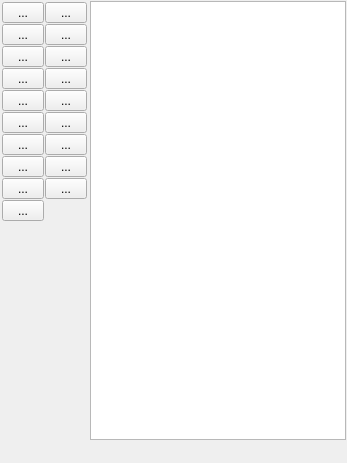
  <widget class="QWidget" name="centralwidget">
   <layout class="QGridLayout" name="gridLayout_3">
    <property name="margin">
     <number>1</number>
    </property>
    <property name="spacing">
     <number>2</number>
    </property>
    <item row="6" column="0" colspan="3">
     <spacer name="verticalSpacer">
      <property name="orientation">
       <enum>Qt::Vertical</enum>
      </property>
      <property name="sizeHint" stdset="0">
       <size>
        <width>20</width>
        <height>161</height>
       </size>
      </property>
     </spacer>
    </item>
    <item row="0" column="3" rowspan="7">
     <widget class="EditorView" name="graphicsView">
      <property name="acceptDrops">
       <bool>false</bool>
      </property>
      <property name="renderHints">
       <set>QPainter::Antialiasing|QPainter::TextAntialiasing</set>
      </property>
     </widget>
    </item>
    <item row="7" column="0" colspan="4">
     <widget class="PaletteBarWidget" name="widgetPalette" native="true">
      <property name="minimumSize">
       <size>
        <width>0</width>
        <height>20</height>
       </size>
      </property>
     </widget>
    </item>
    <item row="5" column="0" colspan="3">
     <widget class="QFrame" name="frame_2">
      <property name="frameShape">
       <enum>QFrame::NoFrame</enum>
      </property>
      <property name="frameShadow">
       <enum>QFrame::Raised</enum>
      </property>
      <layout class="QGridLayout" name="gridLayout">
       <property name="margin">
        <number>1</number>
       </property>
       <property name="spacing">
        <number>1</number>
       </property>
       <item row="0" column="0">
        <widget class="WidgetLineWidth" name="frameLineWidth">
         <property name="frameShape">
          <enum>QFrame::StyledPanel</enum>
         </property>
         <property name="frameShadow">
          <enum>QFrame::Raised</enum>
         </property>
        </widget>
       </item>
       <item row="1" column="0">
        <widget class="WidgetDashStyle" name="frameDashType">
         <property name="frameShape">
          <enum>QFrame::StyledPanel</enum>
         </property>
         <property name="frameShadow">
          <enum>QFrame::Raised</enum>
         </property>
        </widget>
       </item>
       <item row="2" column="0">
        <widget class="WidgetFillStyle" name="frameFillStyle">
         <property name="frameShape">
          <enum>QFrame::StyledPanel</enum>
         </property>
         <property name="frameShadow">
          <enum>QFrame::Raised</enum>
         </property>
        </widget>
       </item>
      </layout>
     </widget>
    </item>
    <item row="0" column="0" rowspan="2" colspan="3">
     <widget class="QFrame" name="frame">
      <property name="sizePolicy">
       <sizepolicy hsizetype="Minimum" vsizetype="Preferred">
        <horstretch>0</horstretch>
        <verstretch>0</verstretch>
       </sizepolicy>
      </property>
      <property name="styleSheet">
       <string notr="true"/>
      </property>
      <property name="frameShape">
       <enum>QFrame::NoFrame</enum>
      </property>
      <property name="frameShadow">
       <enum>QFrame::Raised</enum>
      </property>
      <property name="lineWidth">
       <number>0</number>
      </property>
      <layout class="QGridLayout" name="gridLayout_2">
       <property name="margin">
        <number>1</number>
       </property>
       <property name="spacing">
        <number>1</number>
       </property>
       <item row="4" column="0">
        <widget class="QToolButton" name="toolButtonCurve">
         <property name="sizePolicy">
          <sizepolicy hsizetype="Minimum" vsizetype="Fixed">
           <horstretch>0</horstretch>
           <verstretch>0</verstretch>
          </sizepolicy>
         </property>
         <property name="text">
          <string>...</string>
         </property>
         <property name="iconSize">
          <size>
           <width>22</width>
           <height>22</height>
          </size>
         </property>
        </widget>
       </item>
       <item row="3" column="1">
        <widget class="QToolButton" name="toolButtonPolygon">
         <property name="sizePolicy">
          <sizepolicy hsizetype="Minimum" vsizetype="Fixed">
           <horstretch>0</horstretch>
           <verstretch>0</verstretch>
          </sizepolicy>
         </property>
         <property name="text">
          <string>...</string>
         </property>
         <property name="iconSize">
          <size>
           <width>22</width>
           <height>22</height>
          </size>
         </property>
        </widget>
       </item>
       <item row="2" column="0">
        <widget class="QToolButton" name="toolButtonLine">
         <property name="sizePolicy">
          <sizepolicy hsizetype="Minimum" vsizetype="Fixed">
           <horstretch>0</horstretch>
           <verstretch>0</verstretch>
          </sizepolicy>
         </property>
         <property name="text">
          <string>...</string>
         </property>
         <property name="iconSize">
          <size>
           <width>22</width>
           <height>22</height>
          </size>
         </property>
        </widget>
       </item>
       <item row="8" column="1">
        <widget class="QToolButton" name="toolButtonBlurring">
         <property name="sizePolicy">
          <sizepolicy hsizetype="Minimum" vsizetype="Fixed">
           <horstretch>0</horstretch>
           <verstretch>0</verstretch>
          </sizepolicy>
         </property>
         <property name="text">
          <string>...</string>
         </property>
         <property name="iconSize">
          <size>
           <width>22</width>
           <height>22</height>
          </size>
         </property>
        </widget>
       </item>
       <item row="3" column="0">
        <widget class="QToolButton" name="toolButtonPolyline">
         <property name="sizePolicy">
          <sizepolicy hsizetype="Minimum" vsizetype="Fixed">
           <horstretch>0</horstretch>
           <verstretch>0</verstretch>
          </sizepolicy>
         </property>
         <property name="text">
          <string>...</string>
         </property>
         <property name="iconSize">
          <size>
           <width>22</width>
           <height>22</height>
          </size>
         </property>
        </widget>
       </item>
       <item row="7" column="0">
        <widget class="QToolButton" name="toolButtonHighlighter">
         <property name="sizePolicy">
          <sizepolicy hsizetype="Minimum" vsizetype="Fixed">
           <horstretch>0</horstretch>
           <verstretch>0</verstretch>
          </sizepolicy>
         </property>
         <property name="text">
          <string>...</string>
         </property>
         <property name="iconSize">
          <size>
           <width>22</width>
           <height>22</height>
          </size>
         </property>
        </widget>
       </item>
       <item row="7" column="1">
        <widget class="QToolButton" name="toolButtonMagnifier">
         <property name="sizePolicy">
          <sizepolicy hsizetype="Minimum" vsizetype="Fixed">
           <horstretch>0</horstretch>
           <verstretch>0</verstretch>
          </sizepolicy>
         </property>
         <property name="text">
          <string>...</string>
         </property>
         <property name="iconSize">
          <size>
           <width>22</width>
           <height>22</height>
          </size>
         </property>
        </widget>
       </item>
       <item row="0" column="0">
        <widget class="QToolButton" name="toolButtonSelect">
         <property name="sizePolicy">
          <sizepolicy hsizetype="Minimum" vsizetype="Fixed">
           <horstretch>0</horstretch>
           <verstretch>0</verstretch>
          </sizepolicy>
         </property>
         <property name="text">
          <string>...</string>
         </property>
         <property name="iconSize">
          <size>
           <width>22</width>
           <height>22</height>
          </size>
         </property>
        </widget>
       </item>
       <item row="0" column="1">
        <widget class="QToolButton" name="toolButtonText">
         <property name="sizePolicy">
          <sizepolicy hsizetype="Minimum" vsizetype="Fixed">
           <horstretch>0</horstretch>
           <verstretch>0</verstretch>
          </sizepolicy>
         </property>
         <property name="text">
          <string>...</string>
         </property>
         <property name="iconSize">
          <size>
           <width>22</width>
           <height>22</height>
          </size>
         </property>
        </widget>
       </item>
       <item row="8" column="0">
        <widget class="QToolButton" name="toolButtonImage">
         <property name="sizePolicy">
          <sizepolicy hsizetype="Minimum" vsizetype="Fixed">
           <horstretch>0</horstretch>
           <verstretch>0</verstretch>
          </sizepolicy>
         </property>
         <property name="text">
          <string>...</string>
         </property>
         <property name="iconSize">
          <size>
           <width>22</width>
           <height>22</height>
          </size>
         </property>
        </widget>
       </item>
       <item row="2" column="1">
        <widget class="QToolButton" name="toolButtonEncircle">
         <property name="sizePolicy">
          <sizepolicy hsizetype="Minimum" vsizetype="Fixed">
           <horstretch>0</horstretch>
           <verstretch>0</verstretch>
          </sizepolicy>
         </property>
         <property name="text">
          <string>...</string>
         </property>
         <property name="iconSize">
          <size>
           <width>22</width>
           <height>22</height>
          </size>
         </property>
        </widget>
       </item>
       <item row="5" column="1">
        <widget class="QToolButton" name="toolButtonEllipse">
         <property name="sizePolicy">
          <sizepolicy hsizetype="Minimum" vsizetype="Fixed">
           <horstretch>0</horstretch>
           <verstretch>0</verstretch>
          </sizepolicy>
         </property>
         <property name="text">
          <string>...</string>
         </property>
         <property name="iconSize">
          <size>
           <width>22</width>
           <height>22</height>
          </size>
         </property>
        </widget>
       </item>
       <item row="4" column="1">
        <widget class="QToolButton" name="toolButtonCrop">
         <property name="sizePolicy">
          <sizepolicy hsizetype="Minimum" vsizetype="Fixed">
           <horstretch>0</horstretch>
           <verstretch>0</verstretch>
          </sizepolicy>
         </property>
         <property name="text">
          <string>...</string>
         </property>
         <property name="iconSize">
          <size>
           <width>22</width>
           <height>22</height>
          </size>
         </property>
        </widget>
       </item>
       <item row="5" column="0">
        <widget class="QToolButton" name="toolButtonRectangle">
         <property name="sizePolicy">
          <sizepolicy hsizetype="Minimum" vsizetype="Fixed">
           <horstretch>0</horstretch>
           <verstretch>0</verstretch>
          </sizepolicy>
         </property>
         <property name="text">
          <string>...</string>
         </property>
         <property name="iconSize">
          <size>
           <width>22</width>
           <height>22</height>
          </size>
         </property>
        </widget>
       </item>
       <item row="6" column="0">
        <widget class="QToolButton" name="toolButtonArrow">
         <property name="sizePolicy">
          <sizepolicy hsizetype="Minimum" vsizetype="Fixed">
           <horstretch>0</horstretch>
           <verstretch>0</verstretch>
          </sizepolicy>
         </property>
         <property name="text">
          <string>...</string>
         </property>
         <property name="iconSize">
          <size>
           <width>22</width>
           <height>22</height>
          </size>
         </property>
        </widget>
       </item>
       <item row="6" column="1">
        <widget class="QToolButton" name="toolButtonTag">
         <property name="sizePolicy">
          <sizepolicy hsizetype="Minimum" vsizetype="Fixed">
           <horstretch>0</horstretch>
           <verstretch>0</verstretch>
          </sizepolicy>
         </property>
         <property name="text">
          <string>...</string>
         </property>
         <property name="iconSize">
          <size>
           <width>22</width>
           <height>22</height>
          </size>
         </property>
        </widget>
       </item>
       <item row="9" column="1">
        <widget class="QToolButton" name="toolButtonFontSizeUp">
         <property name="sizePolicy">
          <sizepolicy hsizetype="Minimum" vsizetype="Fixed">
           <horstretch>0</horstretch>
           <verstretch>0</verstretch>
          </sizepolicy>
         </property>
         <property name="text">
          <string>...</string>
         </property>
         <property name="iconSize">
          <size>
           <width>22</width>
           <height>22</height>
          </size>
         </property>
         <property name="autoRepeat">
          <bool>true</bool>
         </property>
        </widget>
       </item>
       <item row="9" column="0">
        <widget class="QToolButton" name="toolButtonFontSizeDown">
         <property name="sizePolicy">
          <sizepolicy hsizetype="Minimum" vsizetype="Fixed">
           <horstretch>0</horstretch>
           <verstretch>0</verstretch>
          </sizepolicy>
         </property>
         <property name="text">
          <string>...</string>
         </property>
         <property name="iconSize">
          <size>
           <width>22</width>
           <height>22</height>
          </size>
         </property>
         <property name="autoRepeat">
          <bool>true</bool>
         </property>
        </widget>
       </item>
       <item row="11" column="0" colspan="2">
        <widget class="QClickLabel" name="labelFontSize">
         <property name="maximumSize">
          <size>
           <width>90</width>
           <height>16777215</height>
          </size>
         </property>
         <property name="toolTip">
          <string>Preview font</string>
         </property>
         <property name="text">
          <string/>
         </property>
         <property name="alignment">
          <set>Qt::AlignCenter</set>
         </property>
         <property name="wordWrap">
          <bool>true</bool>
         </property>
        </widget>
       </item>

       <item row="10" column="0">
        <widget class="QToolButton" name="toolButtonLineArrow">
         <property name="sizePolicy">
          <sizepolicy hsizetype="Minimum" vsizetype="Fixed">
           <horstretch>0</horstretch>
           <verstretch>0</verstretch>
          </sizepolicy>
         </property>
         <property name="text">
          <string>...</string>
         </property>
         <property name="iconSize">
          <size>
           <width>22</width>
           <height>22</height>
          </size>
         </property>
        </widget>
       </item>

      </layout>
     </widget>
    </item>
    <item row="3" column="0" colspan="3">
     <widget class="QWidget" name="widget" native="true">
      <property name="minimumSize">
       <size>
        <width>0</width>
        <height>0</height>
       </size>
      </property>
      <layout class="QGridLayout" name="gridLayout_4">
       <property name="horizontalSpacing">
        <number>1</number>
       </property>
       <property name="verticalSpacing">
        <number>2</number>
       </property>
       <property name="margin">
        <number>3</number>
       </property>
       <item row="0" column="0">
        <widget class="QPushButton" name="pushButtonResetColor">
         <property name="toolTip">
          <string>Reset colors</string>
         </property>
         <property name="text">
          <string/>
         </property>
         <property name="icon">
          <iconset resource="../res/hotshots.qrc">
           <normaloff>:/editor/editor/color_reset.png</normaloff>:/editor/editor/color_reset.png</iconset>
         </property>
         <property name="flat">
          <bool>true</bool>
         </property>
        </widget>
       </item>
       <item row="0" column="1">
        <widget class="QPushButton" name="pushButtonSwapColor">
         <property name="toolTip">
          <string>swap background and foreground colors</string>
         </property>
         <property name="text">
          <string/>
         </property>
         <property name="icon">
          <iconset resource="../res/hotshots.qrc">
           <normaloff>:/editor/editor/swap_color.png</normaloff>:/editor/editor/swap_color.png</iconset>
         </property>
         <property name="flat">
          <bool>true</bool>
         </property>
        </widget>
       </item>
       <item row="1" column="0" colspan="2">
        <layout class="QHBoxLayout" name="horizontalLayout">
         <item>
          <widget class="QwwTwoColorIndicator" name="qwwTwoColorIndicator">
           <property name="sizePolicy">
            <sizepolicy hsizetype="Fixed" vsizetype="Fixed">
             <horstretch>0</horstretch>
             <verstretch>0</verstretch>
            </sizepolicy>
           </property>
           <property name="toolTip">
            <string>Foreground and background colors</string>
           </property>
           <property name="active">
            <bool>true</bool>
           </property>
          </widget>
         </item>
        </layout>
       </item>
      </layout>
     </widget>
    </item>
   </layout>
  </widget>
